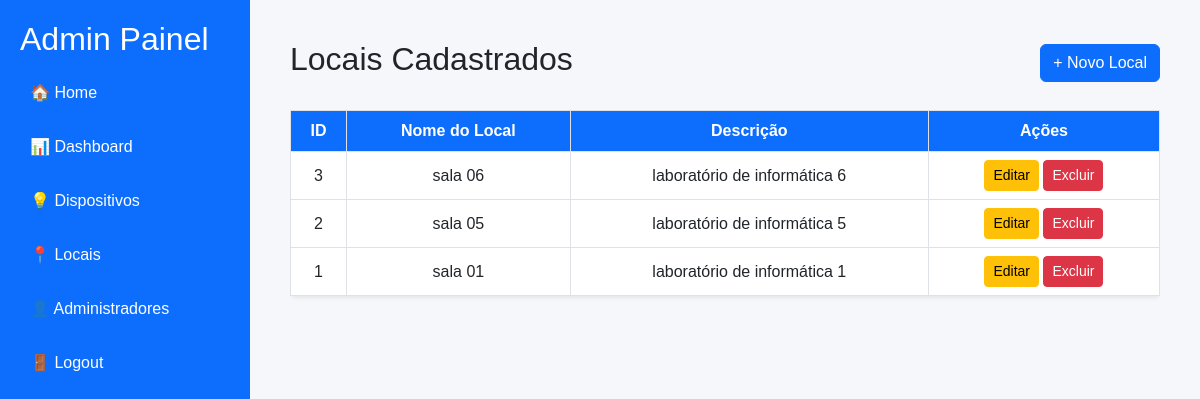
Before: /tcc/adm/local/locais.php?msg=id_invalido (signed in) with the older database file.
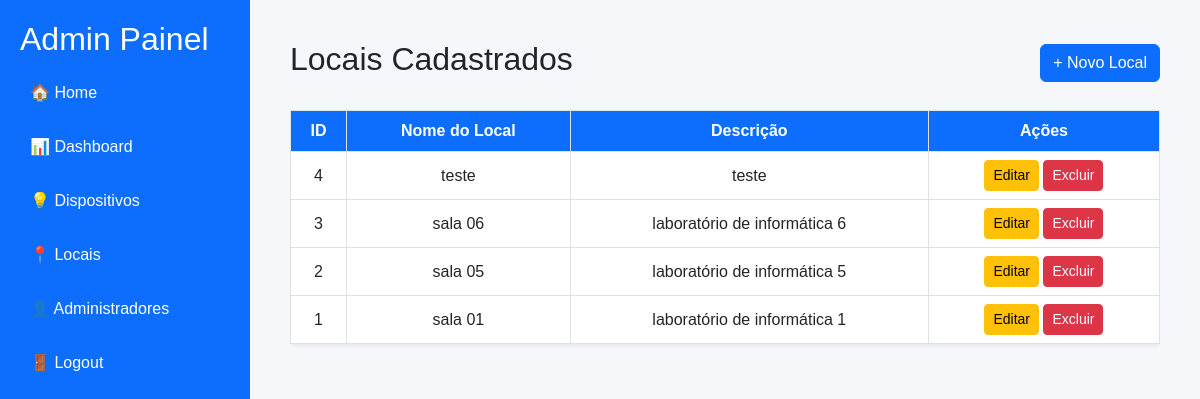
After: the same page with the newer database file.
### tables this page shows
CREATE TABLE `tbl_locais` (
  `id` int NOT NULL AUTO_INCREMENT,
  `locais` varchar(100) NOT NULL,
  `descricao` text NOT NULL,
  PRIMARY KEY (`id`)
);

### tcc/Models/Local/LocalDAO.php (called while the page is built, shortened)
<?php
require_once(__DIR__ . '/../../config/database.php');
class LocalDAO {
    private $conn;
    public function __construct() {
        $db = new Database();
        $this->conn = $db->getConnection();
    }
    public function listarTodos() {
        $query = "SELECT * FROM tbl_locais ORDER BY id DESC";
        $stmt = $this->conn->prepare($query);
        $stmt->execute();
        return $stmt->fetchAll(PDO::FETCH_ASSOC);
    }
}

### tcc/config/database.php (called while the page is built, shortened)
<?php
class Database {
    private $host = 'localhost';
    private $db_name = 'safelab_db';
    private $username = 'root';
    private $password = 'root';
    public function getConnection() {
        $this->conn = null;
        try {
            $this->conn = new PDO(
                "mysql:host={$this->host};dbname={$this->db_name}",
                $this->username,
                $this->password
            );
            $this->conn->setAttribute(PDO::ATTR_ERRMODE, PDO::ERRMODE_EXCEPTION);
        } catch (PDOException $e) {
            die("Erro na conexão: " . $e->getMessage());
        }
        return $this->conn;
    }
}

### tcc/adm/local/locais.php (the view, shortened to what this page needs)
<?php
require_once __DIR__ . '/../../Models/Local/LocalDAO.php';
$localDAO = new LocalDAO();
$locais = $localDAO->listarTodos();
?>
<!DOCTYPE html>
<html lang="pt-br">
<head>
  <link href="https://cdn.jsdelivr.net/npm/bootstrap@5.3.0/dist/css/bootstrap.min.css" rel="stylesheet">
</head>
<body>
  <?php include "../includes/sidebar.php"; ?>
  <div class="main-content">
    <div class="d-flex justify-content-between align-items-center mb-4">
      <h2>Locais Cadastrados</h2>
      <a href="cadastro-local.php" class="btn btn-primary">+ Novo Local</a>
    </div>
    <?php if (!empty($locais)) : ?>
      <div class="table-responsive">
        <table class="table table-bordered table-hover shadow-sm bg-white rounded">
          <thead>
            <tr>
              <th>ID</th>
              <th>Nome do Local</th>
              <th>Descrição</th>
              <th>Ações</th>
            </tr>
          </thead>
<tbody>
            <?php foreach ($locais as $l): ?>
              <tr>
                <td><?= htmlspecialchars($l['id']); ?></td>
                <td><?= htmlspecialchars($l['locais']); ?></td>
                <td><?= htmlspecialchars($l['descricao']); ?></td>
                <td>
                  <a href="editar-local.php?id=<?= $l['id']; ?>" class="btn btn-sm btn-warning">Editar</a>
                  <a href="../../process/local/process_excluir_local.php?id=<?= $l['id']; ?>"
                    class="btn btn-sm btn-danger"
                    onclick="return confirm('Tem certeza que deseja excluir este usuário?');">
                    Excluir
                  </a>
                </td>
              </tr>
            <?php endforeach; ?>
          </tbody>
        </table>
      </div>
    <?php else : ?>
      <p class="text-muted">Nenhum administrador cadastrado ainda.</p>
    <?php endif; ?>
  </div>
</body>
</html>

Changed rows visible on the page:
added tbl_locais: id "4", locais "teste", descricao "teste"
